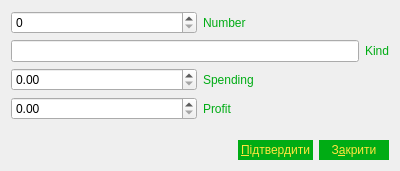
<?xml version="1.0" encoding="UTF-8"?>
<ui version="4.0">
 <class>ChangeTableAnimals</class>
 <widget class="QDialog" name="ChangeTableAnimals">
  <property name="enabled">
   <bool>true</bool>
  </property>
  <property name="geometry">
   <rect>
    <x>0</x>
    <y>0</y>
    <width>400</width>
    <height>171</height>
   </rect>
  </property>
  <property name="windowTitle">
   <string>Dialog</string>
  </property>
  <layout class="QGridLayout" name="gridLayout">
   <item row="1" column="0">
    <spacer name="horizontalSpacer">
     <property name="orientation">
      <enum>Qt::Horizontal</enum>
     </property>
     <property name="sizeHint" stdset="0">
      <size>
       <width>40</width>
       <height>20</height>
      </size>
     </property>
    </spacer>
   </item>
   <item row="0" column="0" colspan="2">
    <layout class="QVBoxLayout" name="verticalLayout">
     <item>
      <layout class="QHBoxLayout" name="horizontalLayout_4">
       <item>
        <widget class="QSpinBox" name="BoxEn_Number"/>
       </item>
       <item>
        <widget class="QLabel" name="label">
         <property name="styleSheet">
          <string notr="true">color:#00AC14</string>
         </property>
         <property name="text">
          <string>Number</string>
         </property>
        </widget>
       </item>
      </layout>
     </item>
     <item>
      <layout class="QHBoxLayout" name="horizontalLayout_3">
       <item>
        <widget class="QLineEdit" name="lineKind"/>
       </item>
       <item>
        <widget class="QLabel" name="label_2">
         <property name="styleSheet">
          <string notr="true">color:#00AC14</string>
         </property>
         <property name="text">
          <string>Kind</string>
         </property>
        </widget>
       </item>
      </layout>
     </item>
     <item>
      <layout class="QHBoxLayout" name="horizontalLayout_2">
       <item>
        <widget class="QDoubleSpinBox" name="BoxEn_Spending"/>
       </item>
       <item>
        <widget class="QLabel" name="label_3">
         <property name="styleSheet">
          <string notr="true">color:#00AC14</string>
         </property>
         <property name="text">
          <string>Spending</string>
         </property>
        </widget>
       </item>
      </layout>
     </item>
     <item>
      <layout class="QHBoxLayout" name="horizontalLayout">
       <item>
        <widget class="QDoubleSpinBox" name="BoxEn_Profit"/>
       </item>
       <item>
        <widget class="QLabel" name="label_4">
         <property name="styleSheet">
          <string notr="true">color:#00AC14</string>
         </property>
         <property name="text">
          <string>Profit</string>
         </property>
        </widget>
       </item>
      </layout>
     </item>
    </layout>
   </item>
   <item row="1" column="1">
    <layout class="QGridLayout" name="gridLayout_2">
     <item row="1" column="0">
      <widget class="QPushButton" name="ButtonEn_Apply">
       <property name="minimumSize">
        <size>
         <width>75</width>
         <height>20</height>
        </size>
       </property>
       <property name="toolTip">
        <string>&lt;html&gt;&lt;head/&gt;&lt;body&gt;&lt;p&gt;Enter&lt;/p&gt;&lt;/body&gt;&lt;/html&gt;</string>
       </property>
       <property name="styleSheet">
        <string notr="true">QPushButton{
background:#00AC14;
color:#FFE53E;
border:0px solid #FFFFFF;

}
QPushButton:hover{
background:#2DBE3B;
color:#FFE53E;
border:0px solid #FFFFFF;
}
QPushButton:pressed{
background:qlineargradient(spread:reflect, x1:0.433, y1:0, x2:0.438494, y2:0.500227, stop:0 rgba(255, 255, 255, 255), stop:0.365169 rgba(49, 196, 64, 255));
color:#FFE53E;
border:0px solid #FFFFFF;
}</string>
       </property>
       <property name="text">
        <string>&amp;Підтвердити</string>
       </property>
      </widget>
     </item>
     <item row="1" column="1">
      <widget class="QPushButton" name="ButtonEn_exit">
       <property name="minimumSize">
        <size>
         <width>70</width>
         <height>20</height>
        </size>
       </property>
       <property name="toolTip">
        <string>&lt;html&gt;&lt;head/&gt;&lt;body&gt;&lt;p&gt;ctrl+f&lt;/p&gt;&lt;/body&gt;&lt;/html&gt;</string>
       </property>
       <property name="styleSheet">
        <string notr="true">QPushButton{
background:#00AC14;
color:#FFE53E;
border:0px solid #FFFFFF;

}
QPushButton:hover{
background:#2DBE3B;
color:#FFE53E;
border:0px solid #FFFFFF;
}
QPushButton:pressed{
background:qlineargradient(spread:reflect, x1:0.433, y1:0, x2:0.438494, y2:0.500227, stop:0 rgba(255, 255, 255, 255), stop:0.365169 rgba(49, 196, 64, 255));
color:#FFE53E;
border:0px solid #FFFFFF;
}</string>
       </property>
       <property name="text">
        <string>З&amp;акрити</string>
       </property>
      </widget>
     </item>
     <item row="0" column="0">
      <spacer name="verticalSpacer">
       <property name="orientation">
        <enum>Qt::Vertical</enum>
       </property>
       <property name="sizeHint" stdset="0">
        <size>
         <width>20</width>
         <height>40</height>
        </size>
       </property>
      </spacer>
     </item>
    </layout>
   </item>
  </layout>
 </widget>
 <resources/>
 <connections/>
</ui>
